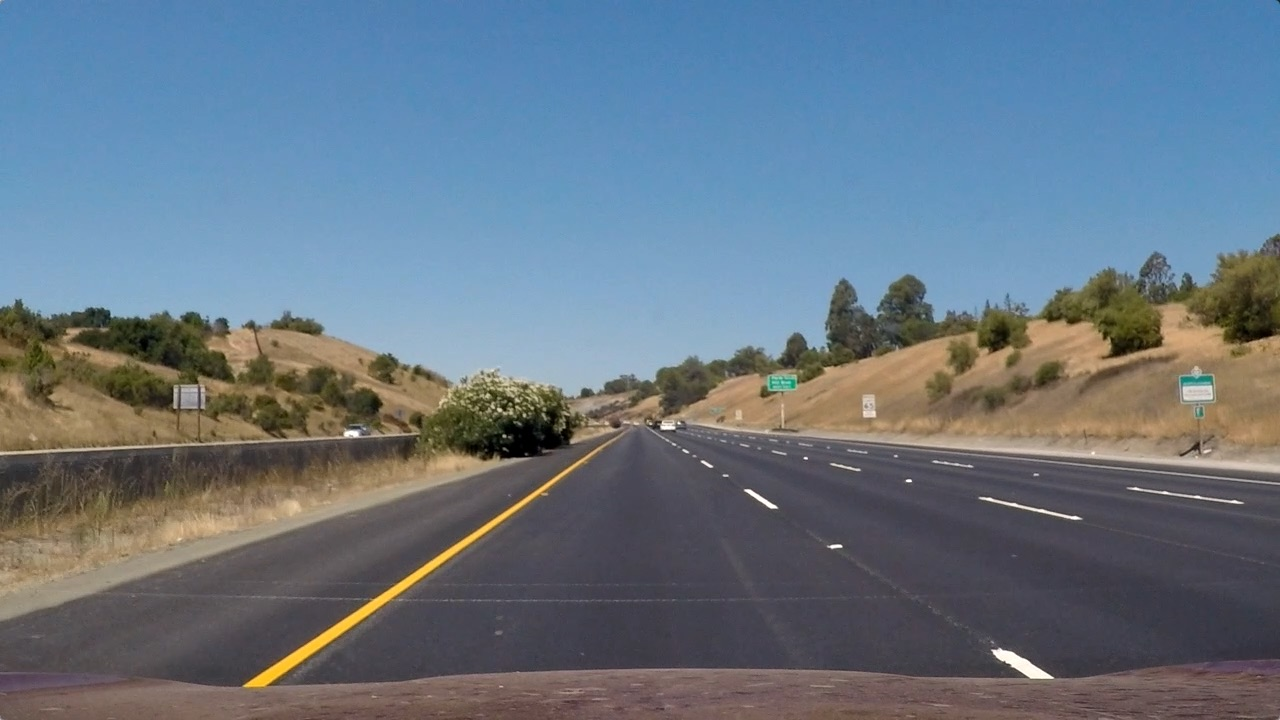
#> input picture test_images/straight_lines1.jpg, 1280 x 720 px; the run also reads 1 picture not shown here
$ python hist_poly_fit.py   (older library calls are emulated)
#> lines starting #> are read from the running program, lines starting #| are printed output that depends on the picture; after the words box and inside, x2 and y2 are one past the last pixel; in counts of white or black regions, pixels touching at a corner belong together
#> further down, img is the input picture: shape (720, 1280, 3); mean R, G, B 103.2, 117.7, 131.2
### camera_calibration.py
import numpy as np
import cv2
import glob
import matplotlib.pyplot as plt
import pickle
import os

# Calibrating camera using images of 9x6 chess boards

# [37 lines left out: function callibrate_camera, not called in this run]

def undistort(img):
    """ Undistorts the image using saved matrix and distortion coefficient """

    if not os.path.isfile("distortion.p"):
        callibrate_camera() # Calibrate camera if we haven't already

    distortion_dict = pickle.load(open("distortion.p", 'rb'))
#> (reads distortion.p from the repository)
    img = cv2.undistort(img, distortion_dict['mtx'], distortion_dict['dist'], None, None)
    return img

# [16 lines that do not run on import are left out]

### binary_threshold.py
import cv2
import numpy as np
import matplotlib.pyplot as plt
import matplotlib.image as mpimg
import glob

# [12 lines left out: function dir_threshold, not called in this run]

def abs_sobel_threshold(img, orient='x', sobel_kernel=3, thresh=(0, 255)):
    """Selects pixels whose gradient in one direction is within a certain range"""

    # Calculate directional gradient
    gray = cv2.cvtColor(img, cv2.COLOR_RGB2GRAY)
    if orient == 'x':
        sobel = cv2.Sobel(gray, cv2.CV_64F, 1, 0, ksize=sobel_kernel)
    else:
        sobel = cv2.Sobel(gray, cv2.CV_64F, 0, 1, ksize=sobel_kernel)

    abs_sobel = np.absolute(sobel)
    abs_sobel = np.uint8(255*abs_sobel/np.max(abs_sobel))
    # Apply threshold
    grad_binary = np.zeros_like(sobel)
    grad_binary[(thresh[0] <= abs_sobel) & (abs_sobel <= thresh[1])] = 1
    return grad_binary

def saturation_threshold(img, thresh=(0,255)):
    """Selects pixels whose HLS saturation is within a certain range"""
#> called with thresh = (170, 190)
    hls = cv2.cvtColor(img, cv2.COLOR_RGB2HLS)
#> hls: shape (720, 1280, 3); mean of channels 0, 1, 2 87.3, 117.4, 66.4
    s_chanel = hls[:, :, 2]
    s_binary = np.zeros_like(s_chanel)
    s_binary[(thresh[0] < s_chanel) & (s_chanel <= thresh[1])] = 1
    return s_binary

def red_threshold(img, thresh=(0,255)):
    """Selects pixels whose r value is within a certain range"""
    r_chanel = img[:, :, 0]
    r_binary = np.zeros_like(r_chanel)
    r_binary[(thresh[0] <= r_chanel) & (r_chanel <= thresh[1])] = 1
    return r_binary

def mask_binary(img, points):
    """Selects pixels within the polygon described by 'points'"""
    gray = cv2.cvtColor(img, cv2.COLOR_RGB2GRAY)
    mask = np.ones_like(gray)
    vertices = np.array(points, dtype=np.int32)
    cv2.fillPoly(mask, [vertices], 0)
    return mask

def binary_threshold(img, color = False):

    # Apply each of the thresholding functions
    s_binary = saturation_threshold(img, thresh=(170, 190))
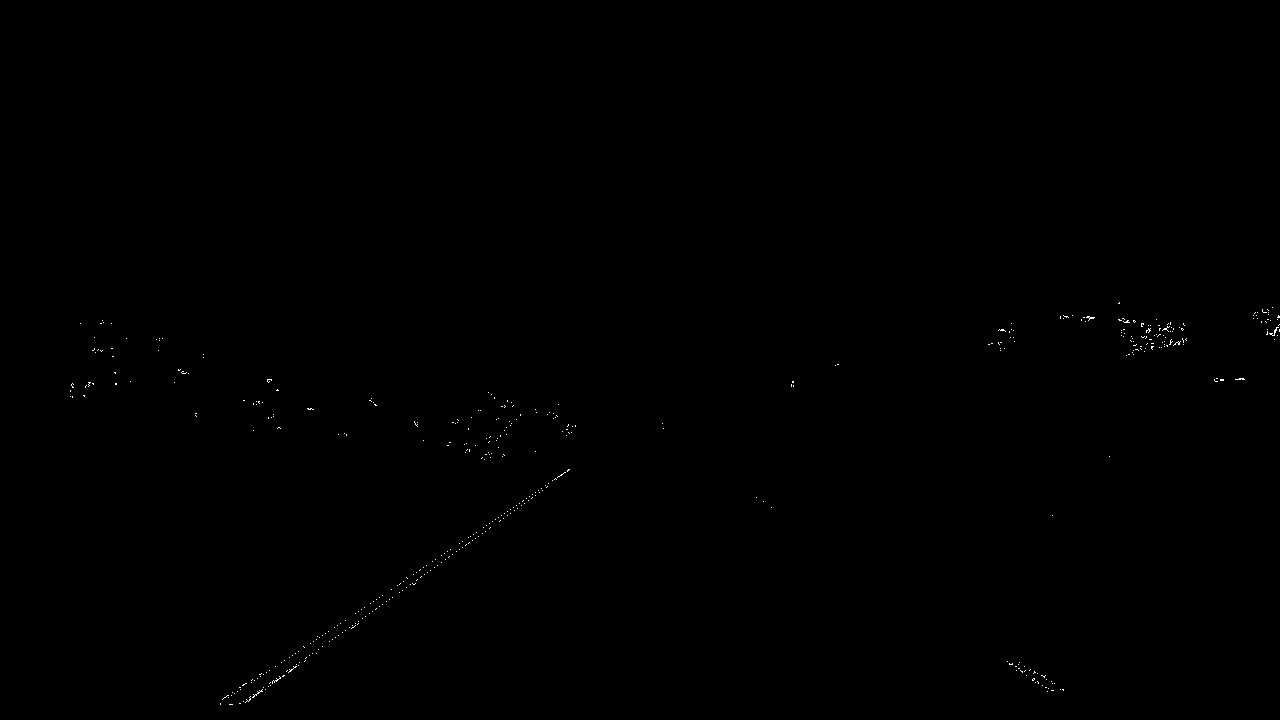
#> s_binary: shape (720, 1280); values 0 (black) and 1 (white), 0.11% white in thin lines or dots, all inside (x1, y1, x2, y2) = (70, 302, 1280, 705)
    r_binary = red_threshold(img, thresh=(230, 255))
#> r_binary: shape (720, 1280); values 0 (black) and 1 (white), 0.42% white; 30 white regions (21 under 20 px), largest, box (x1, y1, x2, y2) and area: (220, 469, 570, 705) 2722, (1005, 660, 1072, 694) 698, (746, 490, 777, 508) 103
    xgrad_binary = abs_sobel_threshold(img, orient='x', sobel_kernel=3, thresh=(20, 255))
#> in abs_sobel_threshold, `sobel = cv2.Sobel(gray, cv2.CV_64F, 1, 0, ksize=sobel_kernel)`:
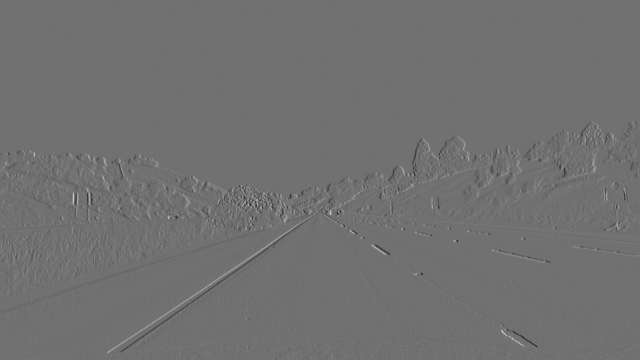
#> sobel: shape (720, 1280) float64 (shown at 1/2 size); min -532, max 668, mean -0.1; drawn with min black and max white
#> xgrad_binary: shape (720, 1280) float64; values 0 (black) and 1 (white), 3.7% white in thin lines or dots, all inside (x1, y1, x2, y2) = (1, 243, 1279, 720)

    # Apply mask
    points = np.array([[370, 720], [910, 720], [640, 500]])
    mask = mask_binary(img, points)
#> in mask_binary, `cv2.fillPoly(mask, [vertices], 0)`:
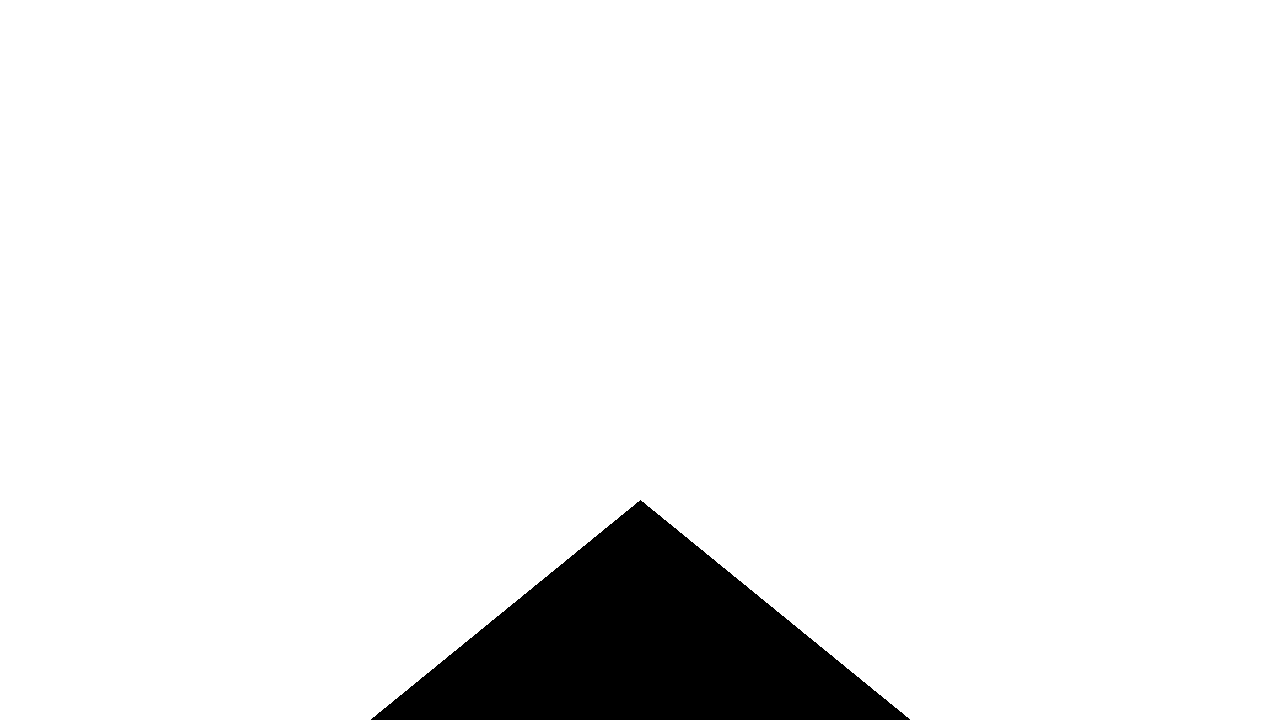
#> mask: shape (720, 1280); values 0 (black) and 1 (white), 93.5% white; 1 black region, box (x1, y1, x2, y2) and area: (371, 500, 910, 720) 59450

    if color:
        color_binary = np.dstack((r_binary, xgrad_binary, s_binary))
        return color_binary

    combined_binary = np.zeros_like(r_binary)
    combined_binary[((r_binary == 1) | (xgrad_binary == 1) | (s_binary == 1)) & (mask != 0)] = 1

    return combined_binary

# [35 lines that do not run on import are left out]

### perspective_transform.py
# Xavier O'Rourke 29 June 2017

# This script uses image of straight lines on the road to find a perspective
# transform matrix. This matrix can be used to transform images of the road to
# "bird's eye view"

import cv2
import numpy as np
import matplotlib.pyplot as plt
import matplotlib.image as mpimg
import pickle
from camera_calibration import undistort
import os


# [54 lines left out: function get_perspective_transform, not called in this run]


def perspective_transform(img):
    """Transform the image to birds-eye view using the perspective transform matrix"""

    if not os.path.isfile("perspective_transform.p"):
        get_perspective_transform() # Calibrate camera if we haven't already

    M = pickle.load(open("perspective_transform.p", 'rb'))
#> (reads perspective_transform.p from the repository)
    img_size = (img.shape[1], img.shape[0])
    warped = cv2.warpPerspective(img, M, img_size, flags=cv2.INTER_LINEAR)
#> warped: shape (720, 1280); values 0 (black) and 1 (white), 6.5% white; 55 white regions (42 under 20 px), largest, box (x1, y1, x2, y2) and area: (170, 0, 283, 717) 39689, (930, 176, 1005, 305) 6520, (910, 0, 999, 84) 5503
    return warped

# [2 lines that do not run on import are left out]

### hist_poly_fit.py
import cv2
import numpy as np
import matplotlib.image as mpimg
import matplotlib.pyplot as plt
import pickle
from binary_threshold import binary_threshold
from perspective_transform import perspective_transform
from camera_calibration import undistort
import glob

def hist_poly_fit(img):
    """
        Takes in a binary, birds-eye-view image and fits a second-order polynomial
        to the lane lines.
    """

    # Create color image to store the results
    out_img = np.dstack((img, img, img))

    # See which columns in the bottom half the preprocessed image contain the most pixels
    histogram = np.sum(img[img.shape[0]//2:, :], axis=0)
#> histogram = 1280 values, max 357 at index 199, min 0 at index 0, mean 15.62

    # Assume left/right lane lines are to the left/right of image center
    midpoint = histogram.shape[0]//2

    # Set the starting position of the lane lines to be the max of the histogram
    leftx_base = np.argmax(histogram[:midpoint])
#> leftx_base = 199
    rightx_base = np.argmax(histogram[midpoint:]) + midpoint
#> rightx_base = 975

    nwindows = 9
    window_height = img.shape[0]//nwindows

    nonzero = img.nonzero()
#> nonzero = 59852 positions, rows 0 to 719, columns 125 to 1267

    nonzeroy = np.array(nonzero[0])
    nonzerox = np.array(nonzero[1])

    leftx_current = leftx_base
#> leftx_current = 199
    rightx_current = rightx_base
#> rightx_current = 975

    # Width of windows
    margin = 100

    # Minimum number of pixels needed to recenter window
    minpix = 50

    left_lane_inds = []
    right_lane_inds = []

    for window in range(nwindows):
        win_y_low = img.shape[0] - window_height*(window+1)
        win_y_high = img.shape[0] - window_height*(window)
        win_xleft_low = leftx_current - margin
        win_xleft_high = leftx_current + margin
        win_xright_low = rightx_current - margin
        win_xright_high = rightx_current + margin

        # When the main method is calling this function we want to see the windows, but
        # not when this function's being called from elsewhere.
        if __name__ == '__main__':
            cv2.rectangle(img=out_img, pt1=(win_xleft_low, win_y_low), pt2=(win_xleft_high, win_y_high), color=(0, 255, 0), thickness=2)
            cv2.rectangle(img=out_img, pt1=(win_xright_low, win_y_low), pt2=(win_xright_high, win_y_high), color=(0, 255, 0), thickness=2)


        # Identify the nonzero pixels within the window
        good_left_inds = \
            ((nonzeroy >= win_y_low) & (nonzeroy < win_y_high) & (nonzerox >= win_xleft_low) & (nonzerox < win_xleft_high)) \
            .nonzero()[0]

        good_right_inds = \
            ((nonzeroy >= win_y_low) & (nonzeroy < win_y_high) & (nonzerox >= win_xright_low) & (nonzerox < win_xright_high)) \
        .nonzero()[0]


        # Append these indices to the lists
        left_lane_inds.append(good_left_inds)
        right_lane_inds.append(good_right_inds)
        # If you found > minpix pixels, recenter next window on their mean position
        if len(good_left_inds) > minpix:
            leftx_current = np.int(np.mean(nonzerox[good_left_inds]))
        if len(good_right_inds) > minpix:
            rightx_current = np.int(np.mean(nonzerox[good_right_inds]))
#> this loop made 9 passes
#> (win_xleft_low, win_xleft_high, win_xright_low, win_xright_high, leftx_current, rightx_current) on passes 1 to 8: (99, 299, 875, 1075, 211, 966), (111, 311, 866, 1066, 214, 963), (114, 314, 863, 1063, 215, 963), (115, 315, 863, 1063, 217, 967), (117, 317, 867, 1067, 215, 968), (115, 315, 868, 1068, 215, 963), (115, 315, 863, 1063, 222, 971), (122, 322, 871, 1071, 216, 965)
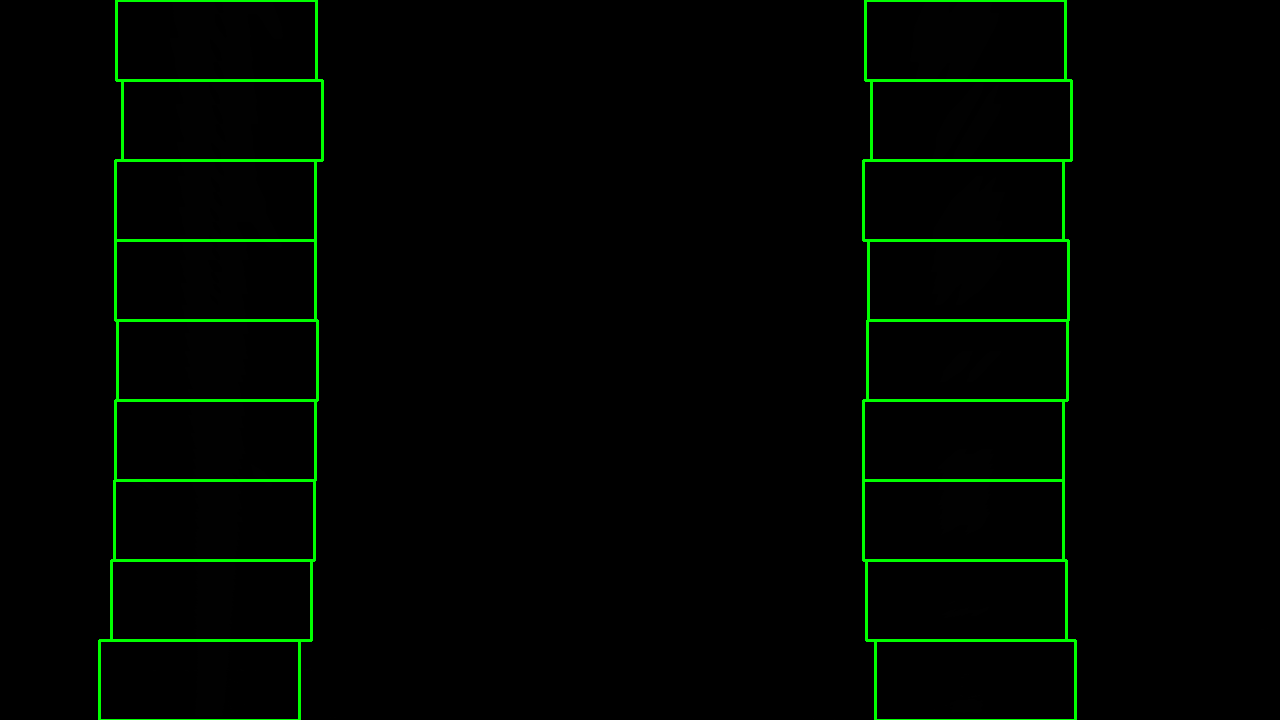
#> out_img: shape (720, 1280, 3); mean of channels 0, 1, 2 0.1, 5.4, 0.1; drawn as B, G, R
#> after the loop, left_lane_inds = 9 items; right_lane_inds = 9 items

    # Concatenate the arrays of indices
    left_lane_inds = np.concatenate(left_lane_inds)
    right_lane_inds = np.concatenate(right_lane_inds)
#> right_lane_inds = 19769 values, max 59761 at index 407, min 93 at index 14398, mean 26176

    # Extract left and right line pixel positions
    leftx = nonzerox[left_lane_inds]
    lefty = nonzeroy[left_lane_inds]
    rightx = nonzerox[right_lane_inds]
#> rightx = 19769 values, max 1004 at index 8922, min 910 at index 18647, mean 962.1
    righty = nonzeroy[right_lane_inds]
#> righty = 19769 values, max 712 at index 397, min 0 at index 14398, mean 234.7

    # Fit a second order polynomial to each
    left_fit = np.polyfit(lefty, leftx, 2)
#> left_fit = [-1.65e-05, 0.00232, 218.4]
    right_fit = np.polyfit(righty, rightx, 2)
#> right_fit = [-0.000103, 0.0802, 952.2]

    out_img[nonzeroy[left_lane_inds], nonzerox[left_lane_inds]] = [255, 0, 0] # red
    out_img[nonzeroy[right_lane_inds], nonzerox[right_lane_inds]] = [0, 0, 225] # blue

    return left_fit, right_fit, leftx_base, rightx_base, out_img


if __name__ == "__main__":

    # See what is happening to the test images (useful in debugging)
    image_urls = glob.glob('test_images/*.jpg')

    for url in image_urls:
        img = mpimg.imread(url)
        undistorted = undistort(img)
        thresholded = binary_threshold(undistorted)
        transformed = perspective_transform(thresholded)
        left_fit, right_fit, leftx_base, rightx_base, out_img = hist_poly_fit(transformed)
#> left_fit = [-1.65e-05, 0.00232, 218.4]; right_fit = [-0.000103, 0.0802, 952.2]; leftx_base = 199; rightx_base = 975

        ploty = np.linspace(0, img.shape[0] - 1, img.shape[0])
        left_fitx = left_fit[0] * ploty ** 2 + left_fit[1] * ploty + left_fit[2]
#> left_fitx = 720 values, max 218.4 at index 70, min 211.5 at index 719, mean 216.3
        right_fitx = right_fit[0] * ploty ** 2 + right_fit[1] * ploty + right_fit[2]
#> right_fitx = 720 values, max 967.8 at index 390, min 952.2 at index 0, mean 963.3

        plt.imshow(out_img)
        plt.plot(left_fitx, ploty, color='yellow')
        plt.plot(right_fitx, ploty, color='yellow')
        plt.xlim(0, 1280)
        plt.ylim(720, 0)
        plt.show()
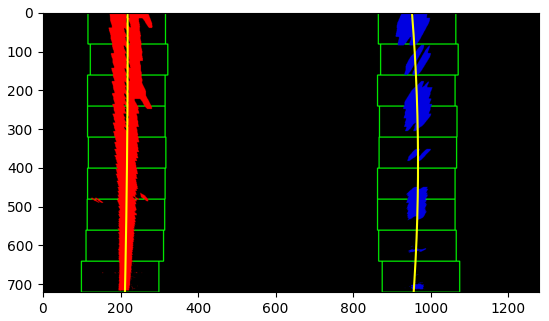
#> figure drawn by matplotlib, 1 panel

    # Save an example image:
    img = mpimg.imread("test_images/test3.jpg")
    undistorted = undistort(img)
    thresholded = binary_threshold(undistorted)
    transformed = perspective_transform(thresholded)
    left_fit, right_fit, leftx_base, rightx_base, out_img = hist_poly_fit(transformed)
#> left_fit = [0.000358, -0.666, 531.6]; right_fit = [0.000364, -0.637, 1266.9]; leftx_base = 301; rightx_base = 1015

    ploty = np.linspace(0, img.shape[0] - 1, img.shape[0])
    left_fitx = left_fit[0] * ploty ** 2 + left_fit[1] * ploty + left_fit[2]
#> left_fitx = 720 values, max 531.6 at index 0, min 237.3 at index 719, mean 353.7
    right_fitx = right_fit[0] * ploty ** 2 + right_fit[1] * ploty + right_fit[2]
#> right_fitx = 720 values, max 1266.9 at index 0, min 997.3 at index 719, mean 1100.7

    f, (ax1, ax2) = plt.subplots(1, 2, figsize=(24, 9))
    f.tight_layout()
    ax1.imshow(transformed, cmap='gray')
    ax1.set_title('Input Image', fontsize=30)


    ax2.imshow(out_img)
    ax2.plot(left_fitx, ploty, color='yellow')
    ax2.plot(right_fitx, ploty, color='yellow')
    ax2.set_xlim(0, 1280)
    ax2.set_ylim(720, 0)
    ax2.set_title('Lane Lines Identified', fontsize=30)
    plt.savefig("output_images/line_fit_example.jpg", bbox_inches='tight')
